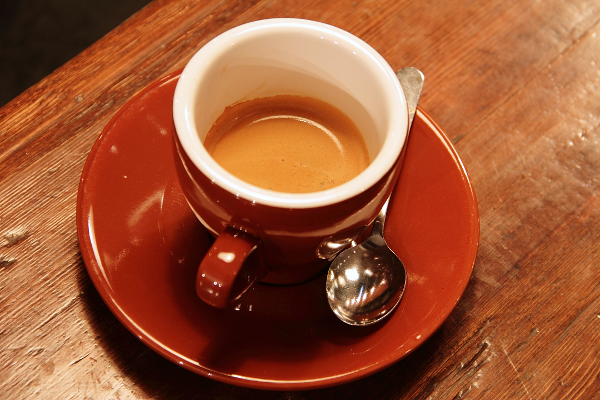
#> input picture skimage.data.coffee(), 600 x 400 px
$ jupyter execute --allow-errors hsv.ipynb
#> lines starting #> are read from the running program, lines starting #| are printed output that depends on the picture; after the words box and inside, x2 and y2 are one past the last pixel; in counts of white or black regions, pixels touching at a corner belong together
[cell 1]
import matplotlib.pyplot as plt

from skimage import data
from skimage.color import rgb2hsv

#https://scikit-image.org/docs/stable/auto_examples/color_exposure/plot_rgb_to_hsv.html

[cell 2]
rgb_img = data.coffee()
#> rgb_img is the input picture: shape (400, 600, 3); mean R, G, B 158.6, 85.8, 51.5
hsv_img = rgb2hsv(rgb_img)
#> hsv_img: shape (400, 600, 3) float64; mean of channels 0, 1, 2 0.0586, 0.725, 0.622
hue_img = hsv_img[:, :, 0]
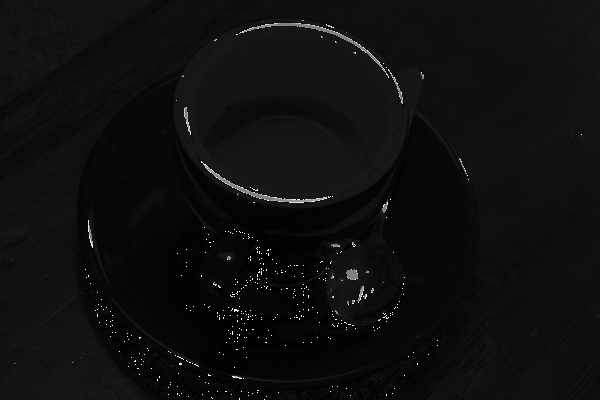
#> hue_img: shape (400, 600) float64; min 0, max 0.998, mean 0.0586
value_img = hsv_img[:, :, 2]
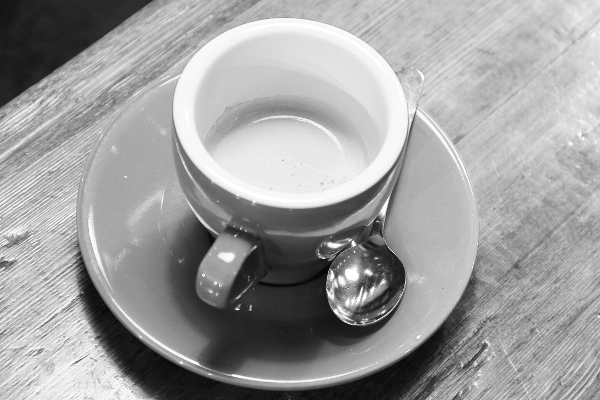
#> value_img: shape (400, 600) float64; min 0.00392, max 1, mean 0.622

fig, (ax0, ax1, ax2) = plt.subplots(ncols=3, figsize=(8, 2))

ax0.imshow(rgb_img)
ax0.set_title("RGB image")
ax0.axis('off')
ax1.imshow(hue_img, cmap='hsv')
ax1.set_title("Hue channel")
ax1.axis('off')
ax2.imshow(value_img)
ax2.set_title("Value channel")
ax2.axis('off')

fig.tight_layout()
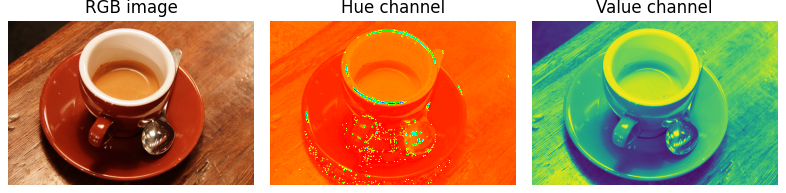
#> figure drawn by matplotlib, 3 panels

[cell 3]
hue_threshold = 0.04
binary_img = hue_img > hue_threshold
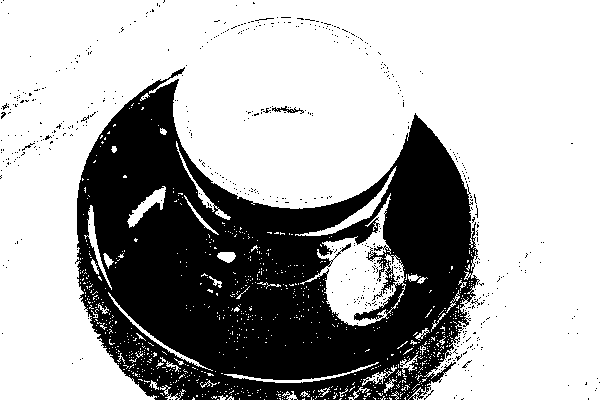
#> binary_img: shape (400, 600) bool; 67.9% white; 570 black regions (565 under 20 px), largest, box (x1, y1, x2, y2) and area: (75, 67, 480, 400) 75690, (272, 106, 304, 114) 92, (22, 143, 35, 151) 23, (372, 291, 383, 301) 22, (255, 18, 274, 21) 20

fig, (ax0, ax1) = plt.subplots(ncols=2, figsize=(8, 3))

ax0.hist(hue_img.ravel(), 512)
ax0.set_title("Histogram of the Hue channel with threshold")
ax0.axvline(x=hue_threshold, color='r', linestyle='dashed', linewidth=2)
ax0.set_xbound(0, 0.12)
ax1.imshow(binary_img)
ax1.set_title("Hue-thresholded image")
ax1.axis('off')

fig.tight_layout()
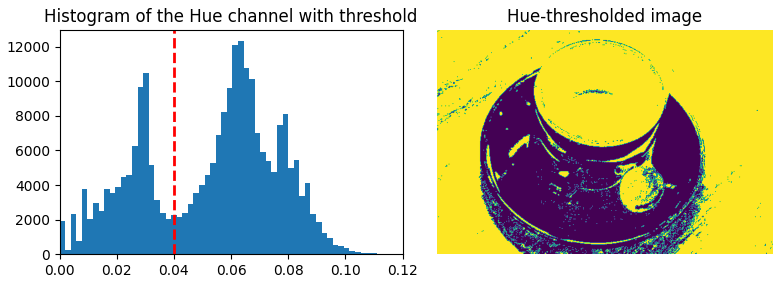
#> figure drawn by matplotlib, 2 panels; panel 1: tallest bar 12325 high, from x = 0.0624 to 0.0644

[cell 4]
fig, ax0 = plt.subplots(figsize=(4, 3))

value_threshold = 0.10
binary_img = (hue_img > hue_threshold) | (value_img < value_threshold)
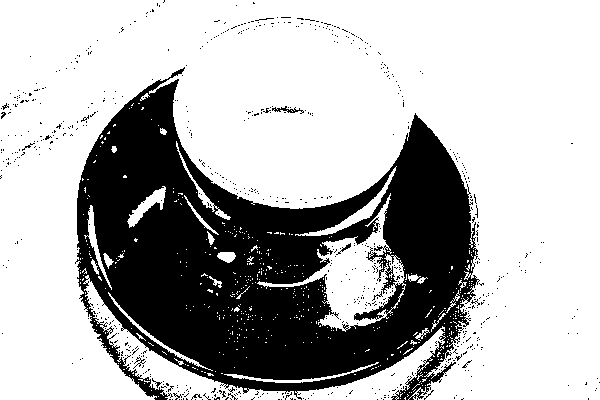
#> binary_img: shape (400, 600) bool; 70.4% white; 714 black regions (704 under 20 px), largest, box (x1, y1, x2, y2) and area: (75, 67, 480, 400) 69206, (272, 106, 304, 114) 92, (336, 243, 351, 255) 41

ax0.imshow(binary_img)
ax0.set_title("Hue and value thresholded image")
ax0.axis('off')

fig.tight_layout()
plt.show()

[cell 5]
#facial recognition
#https://towardsdatascience.com/face-detection-in-2-minutes-using-opencv-python-90f89d7c0f81

# I'm using Lauren's code.

[cell 6]
import cv2

[cell 7]
import numpy as np
from skimage import data
from skimage import feature

import matplotlib.pyplot as plt
from matplotlib import patches

[cell 8]
def crop(face_rectangle, img: np.ndarray) -> np.ndarray:
    """Helper function for detect_faces.
    Crops the image to contain just the detected face.
    """
    x0 = face_rectangle["x"]
    y0 = face_rectangle["y"]
    width = face_rectangle["width"]
    height = face_rectangle["height"]
    return img[y0:y0+height, x0:x0+width, :]


def detect_faces(img: np.ndarray) -> plt.Axes:
    # Load the trained file from the module root.
    trained_file = data.lbp_frontal_face_cascade_filename()
    # Initialize the detector cascade.
    detector = feature.Cascade(trained_file)
    detected = detector.detect_multi_scale(img=img,
                                           scale_factor=1.2,
                                           step_ratio=1,
                                           min_size=(60, 60),
                                           max_size=(123, 123))
    face_rectangles = []
    for rectangle in detected:
        face_rectangle = {
            "x": rectangle['c'],
            "y": rectangle['r'],
            "width": rectangle['width'],
            "height": rectangle['height'],
        }
        face_rectangles.append(face_rectangle)

    return face_rectangle

[cell 9]
from IPython.display import Image

[cell 10]
testimage = Image(url="https://variety.com/wp-content/uploads/2020/06/ben-whishaw-e1592006683220.jpg?crop=0px%2C84px%2C2000px%2C1125px&resize=681%2C383")

[cell 11]
# Import the necessary libraries
from PIL import Image
from numpy import asarray


# load the image and convert into
# numpy array
testimage = Image.open("wcdataset/brightwintercool.png")
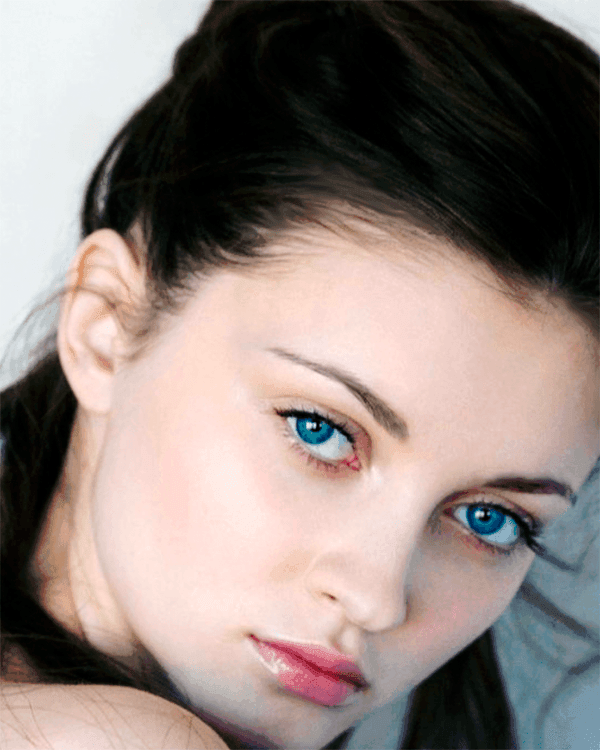
#> input picture Documents/colorpalette/wcdataset/brightwintercool.png, 600 x 750 px
#> testimage is the input picture: PIL image 600x750 P; mean R, G, B 143.5, 130, 124.9

# asarray() class is used to convert
# PIL images into NumPy arrays
numpydata = asarray(testimage)
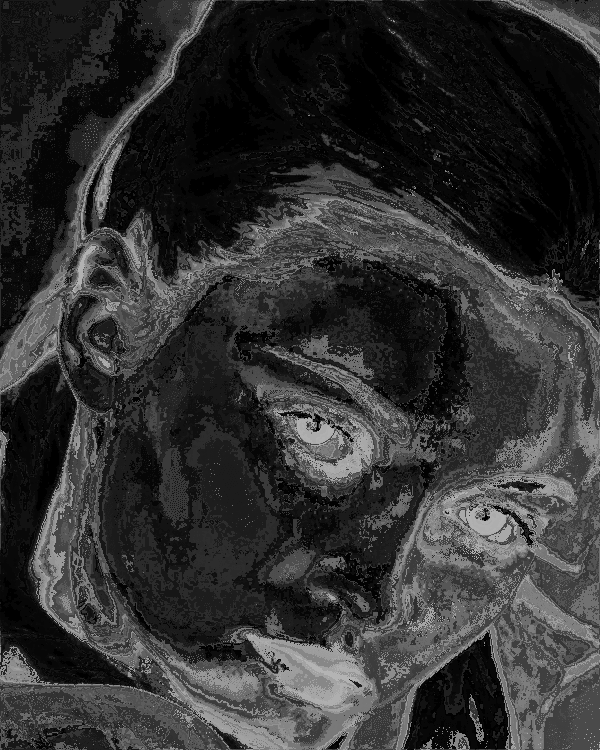
#> numpydata: shape (750, 600); min 0, max 180, mean 49.4

# <class 'numpy.ndarray'>
print(type(numpydata))
#| <class 'numpy.ndarray'>
